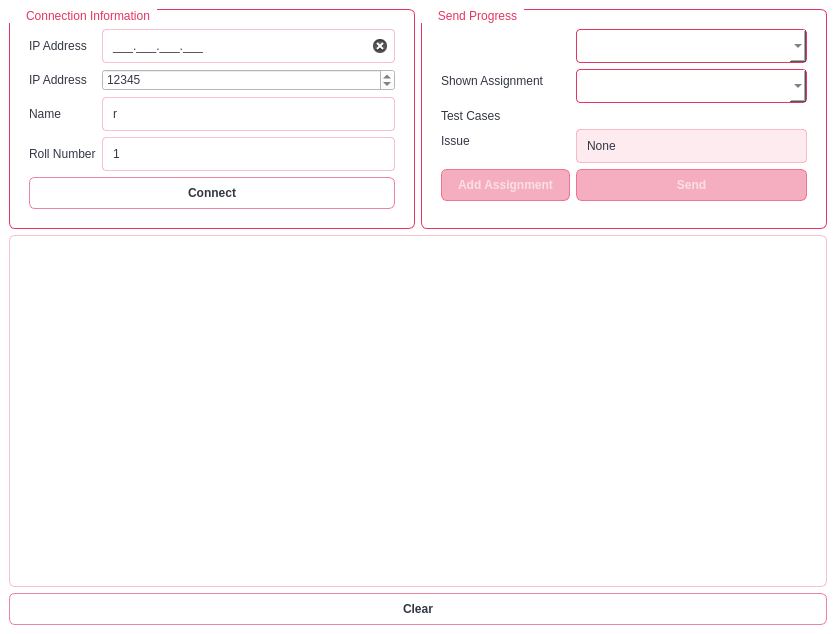
<?xml version="1.0" encoding="UTF-8"?>
<ui version="4.0">
 <class>MainWindow</class>
 <widget class="QMainWindow" name="MainWindow">
  <property name="geometry">
   <rect>
    <x>0</x>
    <y>0</y>
    <width>836</width>
    <height>634</height>
   </rect>
  </property>
  <property name="windowTitle">
   <string>MainWindow</string>
  </property>
  <property name="styleSheet">
   <string notr="true">#ipAddress[state = &quot;0&quot;]{
	background-color: rgba(254, 95, 85, 0.2); /* Lighter soft red tint for error */
}
#ipAddress[state = &quot;1&quot;]{
	background-color: rgba(176, 208, 211, 0.2); /* Lighter soft pink tint for success */
}
/* Main Window */
QMainWindow {
    background-color: rgb(51, 55, 69);  /* Dark main text color */
    color: rgb(255, 255, 255);  /* White text */
}

/* All widgets inside the Main Window */
QMainWindow QWidget {
    background-color: white;
    color: rgb(51, 55, 69);  /* Dark text */
    font-family: &quot;Segoe UI&quot;, Arial, sans-serif;
}

/* Line Edits */
QLineEdit {
    padding: 8px;
    border: 1px solid rgba(230, 52, 98, 0.3); /* Subtle red border */
    border-radius: 4px;
    background-color: white;
    color: rgb(51, 55, 69);
    selection-background-color: rgb(230, 52, 98); /* Red for text selection */
    selection-color: white;
}

QLineEdit:focus {
    border: 2px solid rgb(230, 52, 98); /* Stronger focus color */
}

QLineEdit:disabled {
    background-color: rgba(230, 52, 98, 0.1); /* Faded red when disabled */
    border: 1px solid rgba(230, 52, 98, 0.3);
}

/* Push Buttons */
QPushButton {
    background-color: qlineargradient(x1: 0, y1: 0, x2: 1, y2: 1,
                                      stop: 0 rgb(230, 52, 98), 
                                      stop: 1 rgb(254, 95, 85));  /* Gradient between highlight colors */
    color: white;
    border: 1px solid rgba(230, 52, 98, 0.6);
    border-radius: 6px;
    padding: 8px 16px;
    font-weight: bold;
}

QPushButton:hover {
    background-color: qlineargradient(x1: 0, y1: 0, x2: 1, y2: 1,
                                      stop: 0 rgb(254, 95, 85), 
                                      stop: 1 rgb(230, 52, 98));  /* Reversed gradient on hover */
}

QPushButton:pressed {
    background-color: rgb(230, 52, 98);  /* Darker red when pressed */
}

QPushButton:disabled {
    background-color: rgba(230, 52, 98, 0.4);  /* Softer red when disabled */
    color: rgba(255, 255, 255, 0.6);
}

/* ComboBox */
QComboBox {
    border: 1px solid rgb(230, 52, 98);
    border-radius: 4px;
    padding: 8px;
    background-color: white;
    color: rgb(51, 55, 69);
}

QComboBox::down-arrow {
    width: 12px;
    height: 12px;
}

QComboBox QAbstractItemView {
    background-color: white;
    selection-background-color: rgb(230, 52, 98); /* Red on selection */
}

/* Checkboxes */
QCheckBox {
    spacing: 15px; /* Add spacing between the checkbox text */
    background-color: transparent; /* Transparent background */
    color: rgb(51, 55, 69); /* Dark color for unchecked text */
}


QCheckBox:unchecked {
    color: rgb(51, 55, 69); /* Dark color for unchecked text */
}

QCheckBox:checked {
    color: rgb(230, 52, 98); /* Highlight text in pink when checked */
}

QCheckBox:hover {
    color: rgb(254, 95, 85); /* Text changes to a lighter red on hover */
}

QCheckBox:disabled {
    color: rgb(170, 170, 170); /* Softer color for disabled state */
}

/* Labels */
QLabel {
    background-color: transparent;
    color: rgb(51, 55, 69);  /* Dark color text */
}

/* Group Box */
QGroupBox {
    border: 1px solid rgb(230, 52, 98);
    border-radius: 6px;
    margin-top: 0.8em; /* Slight increase in margin to avoid border overlap */
    padding: 10px;
    background-color: white;
}

QGroupBox::title {
    color: rgb(230, 52, 98);
    subcontrol-origin: margin;
    subcontrol-position: top left; /* Keep title at top-left */
    padding: 0 5px; /* Add padding to avoid striking the border */
    margin-left: 10px; /* Shift title to the right to avoid overlapping with the border */
    background-color: white; /* Ensure the title background matches the GroupBox */
    font-weight: bold;
}


/* Scroll Bars */
QScrollBar:vertical {
    background-color: rgb(51, 55, 69);  /* Dark background */
    width: 10px;
}

QScrollBar::handle:vertical {
    background-color: rgb(230, 52, 98);  /* Red handle */
    border-radius: 5px;
}

QScrollBar::handle:vertical:hover {
    background-color: rgb(254, 95, 85);  /* Light red on hover */
}

/* Text areas */
QTextEdit, QPlainTextEdit {
    background-color: white;
    border: 1px solid rgba(230, 52, 98, 0.3);
    border-radius: 6px;
    color: rgb(51, 55, 69);
    selection-background-color: rgb(230, 52, 98);
}
</string>
  </property>
  <widget class="QWidget" name="centralwidget">
   <layout class="QGridLayout" name="gridLayout_2">
    <item row="1" column="0" colspan="2">
     <layout class="QGridLayout" name="gridLayout">
      <item row="0" column="0">
       <widget class="QTextEdit" name="terminal"/>
      </item>
      <item row="1" column="0">
       <widget class="QPushButton" name="btnClear">
        <property name="text">
         <string>Clear</string>
        </property>
       </widget>
      </item>
     </layout>
    </item>
    <item row="0" column="1">
     <widget class="QGroupBox" name="grpSendData">
      <property name="enabled">
       <bool>false</bool>
      </property>
      <property name="title">
       <string>Send Progress</string>
      </property>
      <layout class="QFormLayout" name="formLayout_2">
       <item row="1" column="0">
        <widget class="QLabel" name="label_6">
         <property name="text">
          <string>Shown Assignment</string>
         </property>
        </widget>
       </item>
       <item row="1" column="1">
        <widget class="QComboBox" name="assignmentSubPart"/>
       </item>
       <item row="2" column="0">
        <widget class="QLabel" name="label_7">
         <property name="text">
          <string>Test Cases</string>
         </property>
        </widget>
       </item>
       <item row="3" column="0">
        <widget class="QLabel" name="label_3">
         <property name="text">
          <string>Issue</string>
         </property>
        </widget>
       </item>
       <item row="3" column="1">
        <widget class="QLineEdit" name="message">
         <property name="text">
          <string>None</string>
         </property>
        </widget>
       </item>
       <item row="4" column="0">
        <widget class="QPushButton" name="addPassedAssignments">
         <property name="text">
          <string>Add Assignment</string>
         </property>
        </widget>
       </item>
       <item row="4" column="1">
        <widget class="QPushButton" name="btnSend">
         <property name="text">
          <string>Send</string>
         </property>
        </widget>
       </item>
       <item row="0" column="1">
        <widget class="QComboBox" name="assignments">
         <property name="currentText">
          <string/>
         </property>
        </widget>
       </item>
       <item row="2" column="1">
        <layout class="QVBoxLayout" name="difficultyLayout"/>
       </item>
      </layout>
     </widget>
    </item>
    <item row="0" column="0">
     <widget class="QGroupBox" name="groupBox">
      <property name="title">
       <string>Connection Information</string>
      </property>
      <layout class="QGridLayout" name="gridLayout_3">
       <item row="0" column="0">
        <widget class="QLabel" name="label">
         <property name="text">
          <string>IP Address</string>
         </property>
        </widget>
       </item>
       <item row="0" column="1">
        <widget class="QLineEdit" name="ipAddress">
         <property name="inputMask">
          <string>000.000.000.000;_</string>
         </property>
         <property name="placeholderText">
          <string>127.0.0.1</string>
         </property>
         <property name="clearButtonEnabled">
          <bool>true</bool>
         </property>
         <property name="state" stdset="0">
          <string/>
         </property>
        </widget>
       </item>
       <item row="1" column="0">
        <widget class="QLabel" name="label_2">
         <property name="text">
          <string>IP Address</string>
         </property>
        </widget>
       </item>
       <item row="1" column="1">
        <widget class="QSpinBox" name="portNum">
         <property name="minimum">
          <number>1024</number>
         </property>
         <property name="maximum">
          <number>65535</number>
         </property>
         <property name="value">
          <number>12345</number>
         </property>
        </widget>
       </item>
       <item row="2" column="0">
        <widget class="QLabel" name="label_4">
         <property name="text">
          <string>Name</string>
         </property>
        </widget>
       </item>
       <item row="2" column="1">
        <widget class="QLineEdit" name="name">
         <property name="text">
          <string>r</string>
         </property>
         <property name="placeholderText">
          <string>r</string>
         </property>
        </widget>
       </item>
       <item row="3" column="0">
        <widget class="QLabel" name="label_5">
         <property name="text">
          <string>Roll Number</string>
         </property>
        </widget>
       </item>
       <item row="3" column="1">
        <widget class="QLineEdit" name="rollNum">
         <property name="text">
          <string>1</string>
         </property>
         <property name="placeholderText">
          <string>1</string>
         </property>
        </widget>
       </item>
       <item row="4" column="0" colspan="2">
        <widget class="QPushButton" name="btnConnect">
         <property name="text">
          <string>Connect</string>
         </property>
        </widget>
       </item>
      </layout>
     </widget>
    </item>
   </layout>
  </widget>
 </widget>
 <resources/>
 <connections>
  <connection>
   <sender>btnClear</sender>
   <signal>clicked()</signal>
   <receiver>terminal</receiver>
   <slot>clear()</slot>
   <hints>
    <hint type="sourcelabel">
     <x>223</x>
     <y>589</y>
    </hint>
    <hint type="destinationlabel">
     <x>226</x>
     <y>569</y>
    </hint>
   </hints>
  </connection>
 </connections>
</ui>
